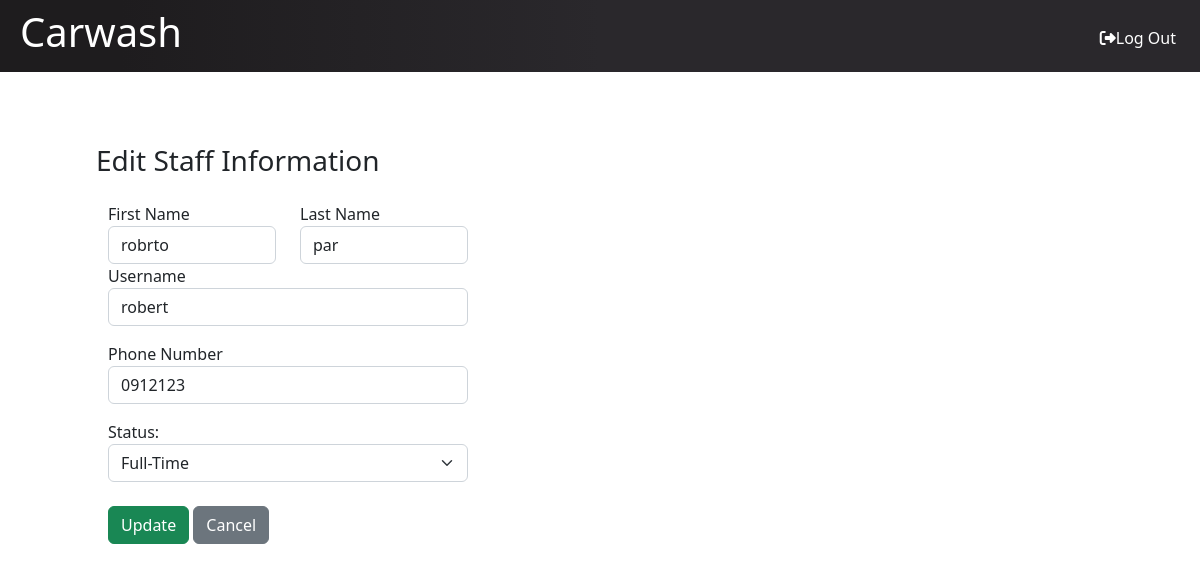
Screenshot of /admin/update.php?id=1 (signed in) with the database file from the repository.
### tables this page shows
CREATE TABLE `staff_tbl` (
  `staffID` int(11) UNSIGNED NOT NULL,
  `firstname` varchar(50) NOT NULL,
  `lastname` varchar(50) NOT NULL,
  `username` varchar(50) NOT NULL,
  `phonenum` varchar(15) NOT NULL,
  `password` varchar(255) NOT NULL,
  `stID` int(11) UNSIGNED NOT NULL
);

CREATE TABLE `staffstatus_tbl` (
  `stID` int(11) UNSIGNED NOT NULL,
  `status` varchar(50) NOT NULL
);

### admin/update.php (the view, shortened to what this page needs)
<?php
    include "../include/connection.php";
    include "../include/header.php";
    $id=$_GET['id'];
    $select="SELECT * FROM staff_tbl s INNER JOIN staffstatus_tbl st ON s.stID = st.stID WHERE staffID='$id'";
    $result=mysqli_query($con, $select);
    $row=mysqli_fetch_assoc($result);
?>
<div class="ms-5 px-5 pt-4">
    <div class="mb-4">
      <h3>Edit Staff Information</h3>
    </div>
    <div class="container d-flex mb-4">
        <form  method="post" style="width:30vw; min-width:150px;">
                <div class="row mb-3">
                    <div class="col">
                        <label for="firstname">First Name</label>
                        <input type="text" name="firstname" class="form-control" value="<?php echo $row['firstname'] ?>" required/>
                    </div>
                    <div class="col">
                        <label for="lastname">Last Name</label>
                        <input type="text" name="lastname" class="form-control" value="<?php echo $row['lastname'] ?>" required/>
                    </div>
                    <div class="mb-3">
                        <label for="username">Username</label>
                        <input type="text" name="username" class="form-control" value="<?php echo $row['username'] ?>" readonly/>
                    </div>
                    <div class="mb-3">
                        <label for="phonenum">Phone Number</label>
                        <input type="number" name="phonenum" class="form-control" value="<?php echo $row['phonenum']?>" required/>
                    </div>
                    <div class="mb-2">
                        <label for="status">Status:</label>
                            <select name="status" id="statusid" class="form-select" aria-label="Default select example" required>
                                <?php
                                    echo '<option value="'.$row['stID'].'" hidden>'.$row['status'].'</option>';
                                ?>
                            </select>
                    </div>
                </div>
                <div>
                <button type="submit" class="btn btn-success" name="submit">Update</button>
                <a href="admin.php" class="btn btn-secondary">Cancel</a>
                </div>
        </form>
    </div>
</div>
<?php include "../include/footer.php"; ?>

### rows the page displays
staff_tbl: firstname "robrto", lastname "par", username "robert", phonenum "0912123", status "Full-Time"
